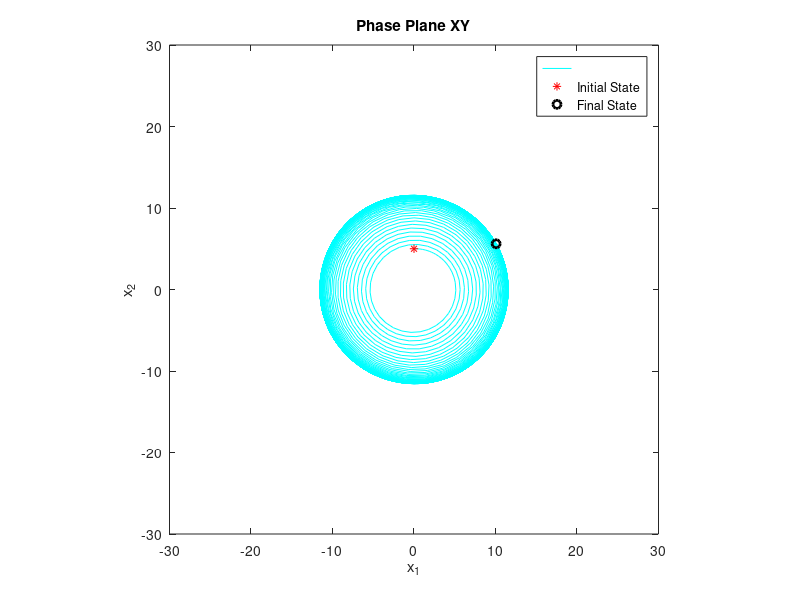

The MATLAB script that drew this image:
% Erivelton Gualter
% Nonlinear System - Homework 1 - Question 2

function question2()
    A = 1.5;
    V1 = 1;
    V2 = 1;
    L = 1;  % H
    C = 1;  % F
    R = .1; % Ohm

    param = [A V1 V2 L C R];
    fun = @(t,x) derStableOscilator(t,x, param);

    x0 = [0; 5];
    [t, X] =ode45(fun,[0 1000],x0);  

    figure('Name','Question 2 - Phase Plane XY','NumberTitle','off');
    hold on;
    axis equal
    plot(X(:,1), X(:,2), 'c'); 
    plot(X(1,1), X(1,2), '*r');
    plot(X(end,1), X(end,2), 'ok', 'LineWidth', 2);

    title('Phase Plane XY');
    ylabel('x_2'); xlabel('x_1');
    legend('','Initial State','Final State');
    box on

    axis([-30 30 -30 30])

    print('question2b','-depsc')

    % Function
    function xDer = derStableOscilator(t, x, param)

        A = param(1);
        V1 = param(2);
        V2 = param(3);
        L = param(4);
        C = param(5);
        R = param(6);

        x1 = x(1);
        x2 = x(2);

        xd1 = inv(C)*x2;
        xd2 = inv(L)*(V1*atan(A*R*x2/V2)-x1-R*x2) ;

        xDer = [xd1; xd2];
    end
end
